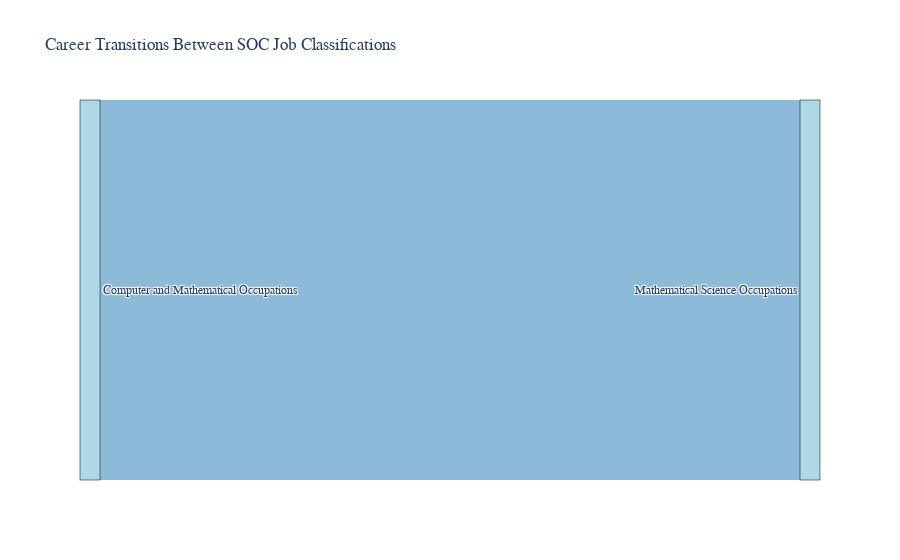

Notebook code for this chart:
### Markdown cell above
# Career Pathway Trends (Sankey Diagram)
- Visualize job transitions between different occupation levels.
- **Aggregate Data**
  - Identify career transitions between **SOC job classifications**.
- **Visualize results**
  - Create a **Sankey diagram** where:
    - **Source** = `SOC_2021_2_NAME`
    - **Target** = `SOC_2021_3_NAME`
    - **Value** = Number of transitions
  - Apply custom colors and font styles.
- **Explanation:** Write two sentences about what the graph reveals.

### Code cell
# Your code for 8th question here
transitions_df = (
    df_filtered.groupBy("SOC_2021_2_NAME", "SOC_2021_3_NAME")
    .agg(F.count("*").alias("num_transitions"))
    .filter(F.col("SOC_2021_2_NAME").isNotNull() & F.col("SOC_2021_3_NAME").isNotNull())
)

transitions_pd = transitions_df.toPandas()

import plotly.graph_objects as go

sources = transitions_pd["SOC_2021_2_NAME"].tolist()
targets = transitions_pd["SOC_2021_3_NAME"].tolist()
values = transitions_pd["num_transitions"].tolist()

all_labels = list(set(sources + targets))
label_to_index = {label: i for i, label in enumerate(all_labels)}

source_indices = [label_to_index[src] for src in sources]
target_indices = [label_to_index[tgt] for tgt in targets]

fig = go.Figure(
    go.Sankey(
        node=dict(
            pad=20,
            thickness=20,
            line=dict(color="black", width=0.5),
            label=all_labels, 
            color="lightblue",
        ),
        link=dict(
            source=source_indices,
            target=target_indices,
            value=values,
            color="rgba(31, 119, 180, 0.5)", 
        ),
    )
)

fig.update_layout(
    title_text="Career Transitions Between SOC Job Classifications",
    font=dict(size=12, family="Arial"),
    plot_bgcolor="white",
)

fig.show()

### Figure 1 — Plotly figure (JSON) as saved in the notebook; plotly's stock layout.template omitted (floating-point values rounded to 4 significant figures)
{"data": [{"link": {"color": "rgba(31, 119, 180, 0.5)", "source": [1], "target": [0], "value": [32398]}, "node": {"color": "lightblue", "label": ["Mathematical Science Occupations", "Computer and Mathematical Occupations"], "line": {"color": "black", "width": 0.5}, "pad": 20, "thickness": 20}, "type": "sankey"}], "layout": {"font": {"family": "Arial", "size": 12}, "plot_bgcolor": "white", "title": {"text": "Career Transitions Between SOC Job Classifications"}}}
